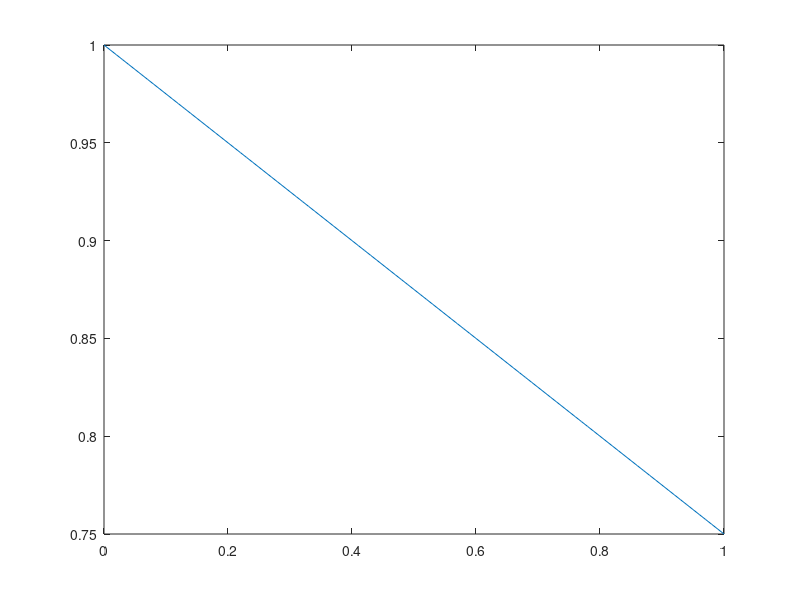

The MATLAB script that drew this image: (Note: this script raises an error after producing the figure.)
%Week 2 Exercise 6

close all
clear

global Re ue0 duedx

ReL = 1e4; 
x = linspace(0,1,101);

uegrad= -0.25;
duedx = uegrad;
ue = zeros(1,length(x));
ue(1) = 1;
for i = 2:length(x)
    ue(i) = ue(i-1) + uegrad*x(2);
end

He=zeros(1,length(x));
He(1)=1.57258; %an arbitrary value is assined to He at point x=0
Theta=zeros(1,length(x));

figure 
plot(x,ue)

% int = zeros(1,length(ReL)); %location of natural transition
% ils = zeros(1,length(ReL)); %location of natural separation
% itr = zeros(1,length(ReL)); %location of turbulent reattachement
% its = zeros(1,length(ReL)); %location of turbulent separation

int = 0; %location of natural transition
ils = 0;%location of natural separation
itr = 0; %location of turbulent reattachement
its = 0; %location of turbulent separation

%laminar loop


        
integral = 0; 
Mthick = 0;
n = 101;
laminar = true;
i = 1;

while laminar && i < n
    i = i + 1;
    
    integral = integral + ueintbit(x(i-1),ue(i-1),x(i),ue(i)); 
    Mthick = sqrt(0.45*(ue(i)^-6)*integral/ReL);
    Theta(i)=Mthick;
    
    Rethet = ReL*ue(i)*Mthick;
    m = -ReL*(Mthick^2)*uegrad;

    H = thwaites_lookup(m);
    HE = laminar_He(H);

    He(i)=HE;    
    if log(Rethet) >= 18.4*HE - 21.74
        laminar = false;
%             disp([x(i) Rethet/1000])
        int = i;
    elseif m >= 0.09
        laminar = false;  %if laminar separation is detected
%             disp([x(i) Rethet/1000])
        ils = i;
        He(i)=1.51509;   %when laminar separation is detected, He is set to its laminar separation value
    end
        
end
        
    if int~= 0
        disp(['Natural transition at ' num2str(int) ' with Rethet ' num2str(Rethet)]) 
    elseif ils~= 0
        disp(['Laminar separation at ' num2str(ils) ' with Rethet ' num2str(Rethet)])
    end       

%step (iii)
%     if int~=0  %ie natural transition occured
%        deltaE=He(int)*Theta(int); %deltaE is computed where transition occured
%     elseif ils~=0 %ie laminar separtion occured
%         deltaE=He(ils)*Theta(ils);
%     else
%         deltaE=He(i)*Theta(i);
%         disp(['hey' num2str(He(i))])
%     end

deltaE=He(i)*Theta(i);

%while loop for the turbulent boundary layer

thick0(1) = Theta(i);
thick0(2) = deltaE;

while i<length(x) && its==0
    i = i+1;
    Re = ReL;
    ue0 = ue(i-1);
    
    [delx, thickhist] = ode45(@thickdash,[0,x(i) - x(i-1)],thick0);
        
     thick0(1) = thickhist(end,1);   
     thick0(2) = thickhist(end,2); 
     HE = thick0(2)/thick0(1);
     Rethet = ReL*ue(i)*thick0(1);
     
     Theta(i) = thick0(1);
     He(i) = HE;
     
     if HE < 1.46
         its = i;
         disp(['Turbulent separation at ' num2str(its) ' with Rethet ' num2str(Rethet)])
  
     elseif ils ~= 0 && HE > 1.58 && itr == 0
         itr = i;
         disp(['Turbulent reattachement at ' num2str(itr) ' with Rethet ' num2str(Rethet)])
     end
     
end

if its ~= 0
    H = 2.803;
    for i = its:(length(x)-1)
        Theta(i+1) = Theta(i)*(ue(i)/ue(i+1))^(H+2);
        He(i+1) = HE;
    end
end

figure(2)
plot(x,Theta)
figure(3)
plot(x,He)